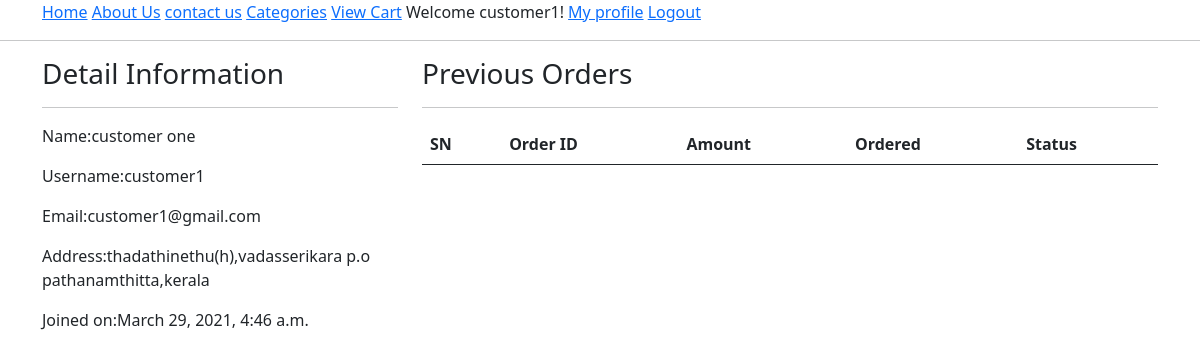
Screenshot of /profile (signed in) with the database file from the repository.
### ecomapp/models.py (models this page shows, shortened)
class Customer(models.Model):
    user=models.OneToOneField(User, on_delete=models.CASCADE)
    full_name=models.CharField(max_length=200)
    address=models.CharField(max_length=200, null=True, blank=True)
    joined_on=models.DateTimeField(auto_now_add=True)

### ecomapp/views.py (the view)
# urls.py: path("profile", CustomerProfileView.as_view(),name="customerprofile"),
class CustomerProfileView(TemplateView):
    template_name = "customerprofile.html"
    def dispatch(self, request, *args, **kwargs):
        if request.user.is_authenticated and Customer.objects.filter(user=request.user).exists():
            pass
        else:
            return redirect("/login/?next=/profile/")
        return super().dispatch(request, *args,**kwargs)
    def get_context_data(self,**kwargs):
        context= super().get_context_data(**kwargs)
        customer = self.request.user.customer
        context['customer'] = customer
        orders =Order.objects.filter(cart__customer=customer).order_by("-id")
        context['orders'] =orders
        return context

### templates/customerprofile.html (shortened to what this page needs)
{% extends 'base.html' %}
{% block content %}
<div class="container">
    <div class="row">
        <div class="col-md-4">
            <h3>Detail Information</h3><hr>
            <p><span class="font-weight-bold">Name:</span>{{customer.full_name}}</p>
            <p><span class="font-weight-bold">Username:</span>{{customer.user.username}}</p>
            <p><span class="font-weight-bold">Email:</span>{{customer.user.email}}</p>
            <p><span class="font-weight-bold">Address:</span>{{customer.address}}</p>
            <p><span class="font-weight-bold">Joined on:</span>{{customer.joined_on}}</p>
        </div>
        <div class="col-md-8">
            <h3>Previous Orders</h3>
            <hr>
            <table class="table">
                <thead>
                    <tr>
                        <th>SN</th>
                        <th>Order ID</th>
                        <th>Amount</th>
                        <th>Ordered</th>
                        <th>Status</th>
                    </tr>
                </thead>
            </table>
        </div>
    </div>
</div>
{% endblock %}

### templates/base.html (shortened to what this page needs)
<!DOCTYPE html>
<html lang="en">
<head>
<link href="https://cdn.jsdelivr.net/npm/bootstrap@5.0.0-beta2/dist/css/bootstrap.min.css" rel="stylesheet">
</head>
<body>
    <div class="container">
        <a href="{% url 'ecomapp:home' %}">Home</a>
        <a href="{% url 'ecomapp:about' %}">About Us</a>
        <a href="{% url 'ecomapp:contact' %}">contact us</a>
        <a href="{% url 'ecomapp:allproducts' %}">Categories</a>
        <a href="{% url 'ecomapp:mycart' %}">View Cart</a>
        {% if request.user.customer %}
        Welcome {{request.user.username }}!
        <a href="{% url 'ecomapp:customerprofile' %}">My profile</a>
        <a href="{% url 'ecomapp:customerlogout' %}">Logout</a>
        {% else %}
        <a href="{% url 'ecomapp:customerregistration' %}">Register</a>
        <a href="{% url 'ecomapp:customerlogin' %}">Login</a>
        {% endif %}
    </div>
    <hr>
    {% block content %}
    {% endblock %}
</body>
</html>

### rows the page displays
Customer: full_name "customer one", user.username "customer1", user.email "customer1@gmail.com", address "thadathinethu(h),vadasserikara p.o pathanamthitta,kerala", joined_on "March 29, 2021, 4:46 a.m."

### other values shown
{{ request.user.username }} "customer1"
